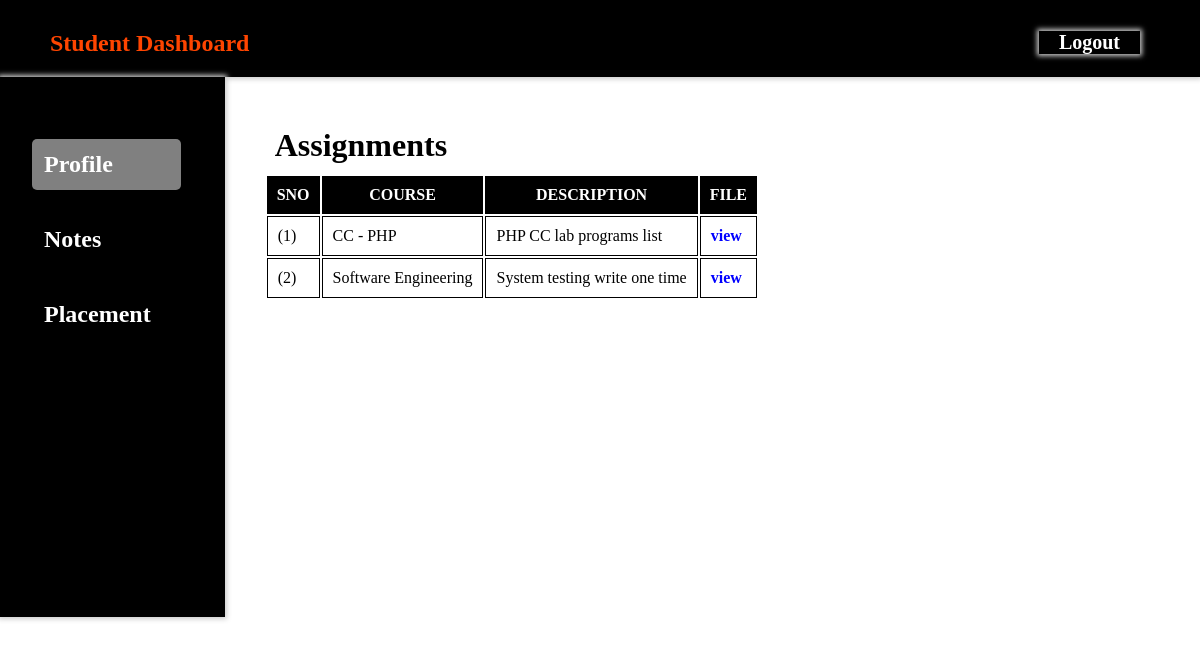
/notes.php, run on the app's committed database.
### tables this page shows
CREATE TABLE `notes` (
  `id` int(11) NOT NULL,
  `course` varchar(50) NOT NULL,
  `description` varchar(1000) NOT NULL,
  `file` varchar(100) NOT NULL
);

### notes.php (the view, shortened to what this page needs)
<?php
include 'connect.php';
?>
<!DOCTYPE html>
<html>
<head>
	<link rel="stylesheet" type="text/css" href="stu.css">
</head>
<body>
	<div class="header">
		<h2 style="color: orangered;"><b>Student Dashboard</b></h2>
		<div class="logout">
			<a href="logout.php" style="color:white;font-size: 20px;padding: 50px 50px 0px 20px;">Logout</a>
		</div>
	</div>
	<div class="container">
		<div class="menu">
			<ul>
				<li class="active"><a href="stu_logged.php">Profile</a></li>
				<li><a href="notes.php">Notes</a></li>
				<li><a href="placement.php">Placement</a></li>
			</ul>
	    </div>
		<div class="content">
			<table class="table">
			<thead>
					<caption><h1>Assignments</h1></caption>
			</thead>
			<tbody>
				<?php
					$sql="select * from notes";
					$result=mysqli_query($con,$sql);
					if($result->num_rows>0){
						echo "<table>
							<tr>
								<th>SNO</th>
								<th>COURSE</th>
								<th>DESCRIPTION</th>
								<th>FILE</th>
							</tr>
						";
						$i=0;
						while($row=$result->fetch_assoc())
						{
							$i++;
							echo"<tr>";
							echo"<td>($i)</td>";
							echo"<td>{$row["course"]}</td>";
							echo"<td>{$row["description"]}</td>";
							echo"<td><a href='{$row["file"]}' target='_blank'>view</a></td>";
							echo"</tr>";
						}
						echo"</table>";
					}
				?>
			</tbody>
		</table>
	    </div>
	</div>
</body>
</html>

### stu.css (style rules this page uses)
* { padding: 0; margin: 0; margin-bottom: 0; margin-left: 0; margin-right: 0; margin-top: 0; padding-bottom: 0; padding-left: 0; padding-right: 0; padding-top: 0; }
body { background-size: cover; box-sizing: border-box; font-family: serif,sans-serif; }
.menu a { text-decoration: none; color: white; font-weight: bold; margin-right: -30px; }
a { text-decoration: none; color: blue; font-weight: bold; margin-right: -30px; }
.header { background-color: black; padding: 30px 60px 20px 50px; //top right bottom left box-sizing: border-box; box-shadow: 0px 0px 5px 2px #ccc; }
.logout { float: right; position: relative; top: -26px; box-sizing: border-box; box-shadow: 0px 0px 5px 2px #ccc; }
.menu { background-color: black; height: 540px; padding: 50px 80px 0px 20px; box-sizing: border-box; box-shadow: 0px 0px 5px 2px #ccc; font-size: 24px; position: sticky; }
.menu ul { display: flex; flex-direction: column; list-style: none; }
.menu ul li { width: 100%; margin: 12px; padding: 12px; }
.active { background-color: gray; border-radius: 5px; }
.container { display: flex; }
.content { padding: 15px; }

### notes.php (style rules this page uses)
.content { padding: 40px; }
h1 { padding: 10px; }
th { padding: 10px; color: white; background-color: black; }
td { padding: 10px; border: 1px solid black; }

### data on the page
notes: course "CC - PHP", description "PHP CC lab programs list"
notes: course "Software Engineering", description "System testing write one time"
